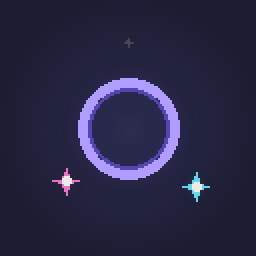
#> input picture artifacts/runs/r3-slack-gif-creator-paired/workspaces/work-a90881ca08a8679475629c61/sparkle_ring_loop.gif, 128 x 128 px (shown 2 times larger)
$ python verify_gif.py
#> lines starting #> are read from the running program, lines starting #| are printed output that depends on the picture; after the words box and inside, x2 and y2 are one past the last pixel; in counts of white or black regions, pixels touching at a corner belong together
from pathlib import Path
import json

import numpy as np
from PIL import Image


path = Path(__file__).with_name("sparkle_ring_loop.gif")
im = Image.open(path)
#> im is the input picture: PIL image 128x128 P; mean R, G, B 40, 39, 68.5
frames = []
durations = []
for index in range(im.n_frames):
    im.seek(index)
    frames.append(np.asarray(im.convert("RGB"), dtype=np.float32))
    durations.append(im.info.get("duration", 0))
#> im: PIL image 128x128 RGB
#> after the loop, durations = 32 values from 60 to 60; frames = 32 items

data = np.stack(frames)
step_mse = [
    float(np.mean((data[(i + 1) % len(data)] - data[i]) ** 2))
    for i in range(len(data))
]
#> step_mse = 32 values, max 149.5 at index 13, min 28.58 at index 28, mean 100.2
yy, xx = np.mgrid[0:128, 0:128]
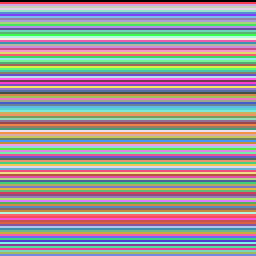
#> yy: shape (128, 128) int64 (shown 2 times larger); 128 distinct labels, from 0 to 127; one colour per label, 0 black
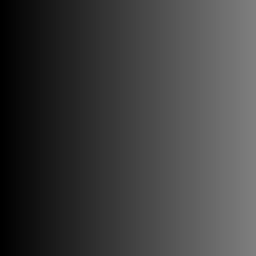
#> xx: shape (128, 128) int64 (shown 2 times larger); min 0, max 127, mean 63.5
radius = np.sqrt((xx - 64) ** 2 + (yy - 64) ** 2)
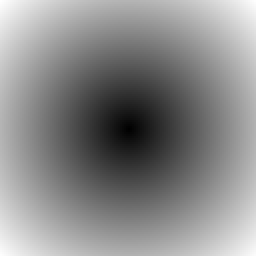
#> radius: shape (128, 128) float64 (shown 2 times larger); min 0, max 90.51, mean 49; drawn with min black and max white
ring_mask = (radius >= 19) & (radius <= 27)
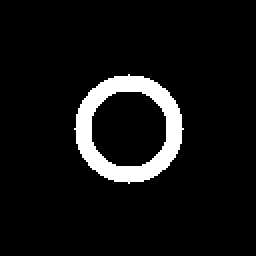
#> ring_mask: shape (128, 128) bool (shown 2 times larger); 7.1% white; 1 white region, box (x1, y1, x2, y2) and area: (37, 37, 92, 92) 1164

report = {
    "size": list(im.size),
    "frames": im.n_frames,
    "durations_ms": durations,
    "total_ms": sum(durations),
    "loop": im.info.get("loop"),
    "seam_mse": step_mse[-1],
    "adjacent_mse_min": min(step_mse),
    "adjacent_mse_max": max(step_mse),
    "adjacent_mse_mean": sum(step_mse) / len(step_mse),
    "ring_temporal_mean_std": float(data[:, ring_mask].std(axis=0).mean()),
    "file_bytes": path.stat().st_size,
}
print(json.dumps(report, ensure_ascii=False, indent=2))
#> (printed output is left out)
